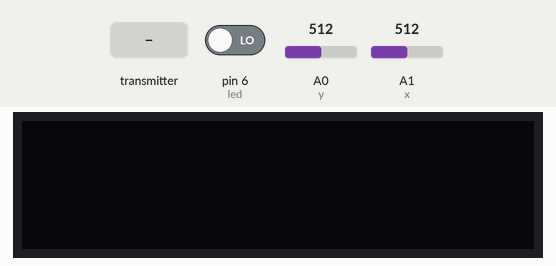
Recording of a sketch running on a simulated Arduino Uno, built with avr-gcc and run on an emulated ATmega328P. Parts: 128×32 one-colour display. The test bench sets the inputs (shaded band); at power-on: pin 6 (led) LOW, A0 (y) = 512, A1 (x) = 512. No radio packets arrive unless stated.

Above: at 1.2 s.
1.3 s: the transmitter starts sending data.0 = 0
At 1.9 s:
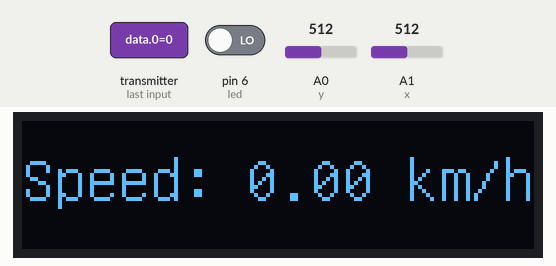
2.8 s: the transmitter starts sending data.0 = 25
At 4.0 s:
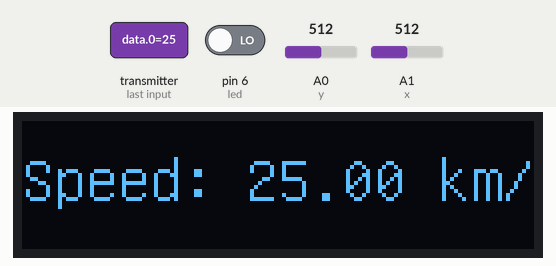
Timing chart, 0 to 5.8 s (numbered marks = the images above; inputs shaded):
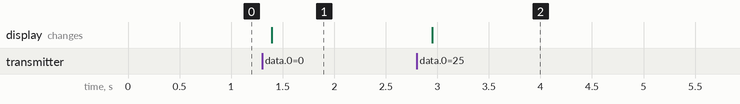

The sketch:

controller.ino
```cpp
#include <nRF24L01.h>
#include <RF24.h>
#include <Wire.h>
#include "U8glib.h"

U8GLIB_SSD1306_128X32 u8g(U8G_I2C_OPT_NONE); // no fucking idea

RF24 radio(7, 8); // CE, CSN
const byte addresses[][6] = {"0000A", "0000B"};
int y = A0; // y-axelns pin
int x = A1; // x-axelns pin
const int period = 5;
const int led = 6;

void setup() {
  Serial.begin(9600);
  pinMode(y, INPUT);
  pinMode(x, INPUT);
  pinMode(6, INPUT);
  radio.begin();
  radio.openWritingPipe(addresses[1]); // 00002
  radio.openReadingPipe(1, addresses[0]); // 00001
  radio.setPALevel(RF24_PA_HIGH);
}

void draw(float Speed, int obs1, int obs2) {
  u8g.setFont(u8g_font_unifont);
  u8g.setPrintPos(0, 20);

  if(obs1 == 1) // om obstacle = 1 -> hinder framför
    u8g.print("Obstacle ahead!");

  else if(obs2 == 1) // om obstacle = 2 -> hinder bakom
    u8g.print("Obstacle behind!");

  else{ // om obstacle = 0 -> inget hinder
    u8g.print("Speed: ");
    u8g.print(Speed);
    u8g.print(" km/h");
  }
}

void loop() {
  delay(period);
  radio.stopListening();
  int values[3];
  values[0] = analogRead(x);
  values[1] = analogRead(y);
  values[2] = digitalRead(led);
  radio.write(&values, sizeof(values)); // skicka joystickens data till bilen

  delay(period);
  radio.startListening();
  float data[3];
  while (!radio.available());
  radio.read(&data, sizeof(data));
  u8g.firstPage();
  do {
  draw(data[0], data[1], data[2]);
  } while( u8g.nextPage() );


}
```

Measured:
- after the input at 1.3 s, the display: changes after 0.09 s (image 1)
- after the input at 2.8 s, the display: changes after 0.15 s (image 2)
